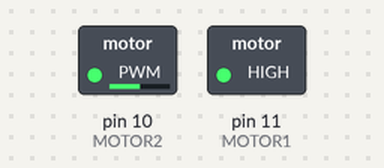
This sketch was run on a simulated Arduino Uno, built with avr-gcc and run on an emulated ATmega328P. On the bench: switched loads named in the sketch (green lamp = pin HIGH). Dashed ring = blinking.

Above: at 0.05 s.
Timing chart, 0 to 3.5 s (numbered marks = the images above):
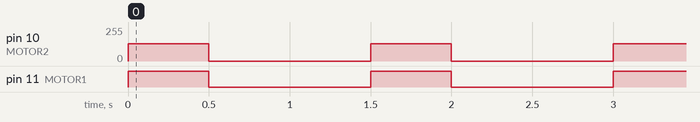

Measured:
- by itself, pin 10 (MOTOR2): alternates 128/255 for 0.50 s and 0/255 for 1.0 s
- by itself, pin 11 (MOTOR1): alternates HIGH for 0.50 s and LOW for 1.0 s

The sketch:

motor2.ino
```cpp
// Project 2, Part 2: Two-Motor Design. The purpose of this project was to get two different motors to vibrate at the same
// time, but at differnt intensities.

// Group Members: Josh Wild, Dayne Newman
// Group Number: 14 (not sure this is what the bottom of the breadboard said)
// Date: 2/11/2025
// Code written by: Both team members

int MOTOR1 = 11;   // Pin number for motor 1
int MOTOR2 = 10;   // Pin number for motor 2

void setup() {
  // Initialize the pins of both motors to OUTPUT mode
  pinMode(MOTOR1, OUTPUT);
  pinMode(MOTOR2, OUTPUT);

}

void loop() {
  // Vibrate motor 1 at full intensity and motor 2 at half intensity
  analogWrite(MOTOR1, 255);
  analogWrite(MOTOR2, 128);
  // Vibrate for a half second before turning off
  delay(500);
  analogWrite(MOTOR1, 0);
  analogWrite(MOTOR2, 0);
  // Delay 1 second before vibrating again
  delay(1000);
}
```
